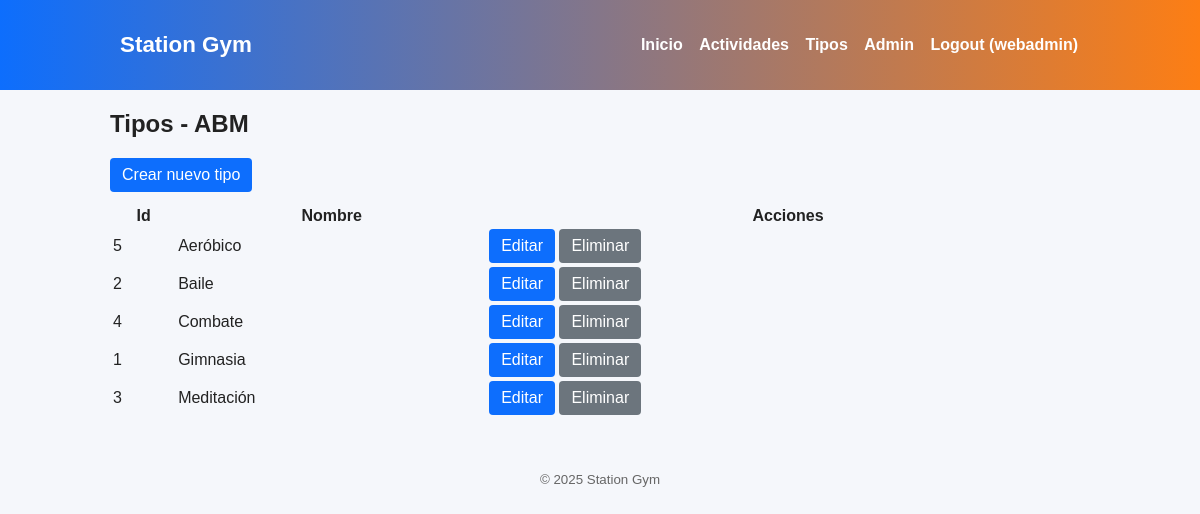
The page /station-gym/public/?action=admin&op=list&subject=tipos (signed in) on the database its author committed.
### tables this page shows
CREATE TABLE `tipos` (
  `id` int(11) NOT NULL,
  `nombre` varchar(100) NOT NULL
);

### station-gym/app/views/admin/tipos_list.phtml (the view)
<h2>Tipos - ABM</h2>
<a class="btn" href="<?= BASE_URL ?>?action=admin&op=create&subject=tipo">Crear nuevo tipo</a>
<table style="width:100%;margin-top:12px;">
<thead><tr><th>Id</th><th>Nombre</th><th>Acciones</th></tr></thead>
<tbody>
<?php foreach($tipos as $t): ?>
<tr><td><?= $t['id'] ?></td><td><?= htmlspecialchars($t['nombre']) ?></td>
<td>
  <a class="btn" href="<?= BASE_URL ?>?action=admin&op=edit&subject=tipo&id=<?= $t['id'] ?>">Editar</a>
  <a class="btn secondary" href="<?= BASE_URL ?>?action=admin&op=delete&subject=tipo&id=<?= $t['id'] ?>" onclick="return confirm('Eliminar?')">Eliminar</a>
</td></tr>
<?php endforeach; ?>
</tbody>
</table>

### station-gym/public/css/style.css (style rules this page uses)
body { font-family: Arial, sans-serif; margin:0; padding:0; background:#f5f7fb; color:#222; }
.btn { display:inline-block; padding:8px 12px; background:#0d6efd; color:white; text-decoration:none; border-radius:4px; }
.btn.secondary { background:#6c757d; }

### rows shown on the page
tipos: id "5", nombre "Aeróbico"
tipos: id "2", nombre "Baile"
tipos: id "4", nombre "Combate"
tipos: id "1", nombre "Gimnasia"
tipos: id "3", nombre "Meditación"

### other values the page prints
$_SESSION['user']['username'] "webadmin"
